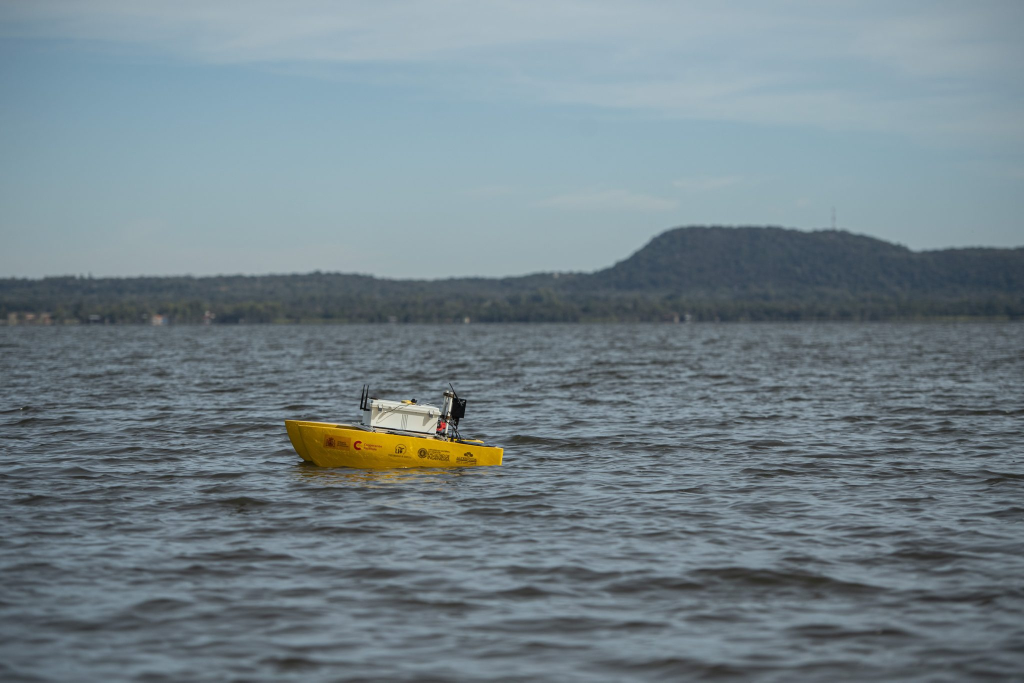
#> input picture img/barco.jpg, 2048 x 1365 px (shown at 1/2 size); its folder holds 5 pictures in this run
$ python deteccion_color.py
#> lines starting #> are read from the running program, lines starting #| are printed output that depends on the picture; after the words box and inside, x2 and y2 are one past the last pixel; in counts of white or black regions, pixels touching at a corner belong together
import cv2
from os.path import abspath,dirname,join
from sys import argv
import numpy as np

# Función para procesar la imagen y detectar un rango de colores
def detectar_color(imagen, rango_color):
    """Busca obstáculos verificando que los colores en la imagen no están en un rango
    conocido que corresponde al paisaje.
    Para la búsqueda se utilizaron paisajes con brillo, con atardeceres, normales.
    Se buscó el histograma de colores de cada uno y se comparó.

    Args:
        imagen (cv2.Image): Imagen que se desea analizar
        rango_color (): Rango de colores correspondiente a los obstáculos

    Returns:
        resultado: Retorna la imagen del color
    """
    hsv = cv2.cvtColor(imagen, cv2.COLOR_BGR2HSV)

    # Definir un rango de colores en formato HSV
    rango_bajo = np.array(rango_color[0])
    rango_alto = np.array(rango_color[1])
    mascara = cv2.inRange(hsv, rango_bajo, rango_alto)

    # Aplicar la máscara a la imagen original
    resultado = cv2.bitwise_and(imagen, imagen, mask=mascara)

    return resultado

if __name__ == "__main__":
    # Capturar imagen de la cámara (reemplazar con tu propia lógica para obtener imágenes)
    if len(argv)>1:
        filename = join(dirname(dirname(abspath(__file__))),f"img/{argv[1]}")
    else:
        filename = join(dirname(dirname(abspath(__file__))),"img/barco.jpg")

    imagen_camara = cv2.imread(filename)
#> imagen_camara is the input picture: shape (1365, 2048, 3); mean B, G, R 137.2, 130, 114.9
    scale_percent = 40 # percent of original size
    width = int(imagen_camara.shape[1] * scale_percent / 100)
#> width = 819
    height = int(imagen_camara.shape[0] * scale_percent / 100)
#> height = 546
    dim = (width, height)
#> dim = (819, 546)
    imagen_camara = cv2.resize(imagen_camara,dim,interpolation = cv2.INTER_AREA)
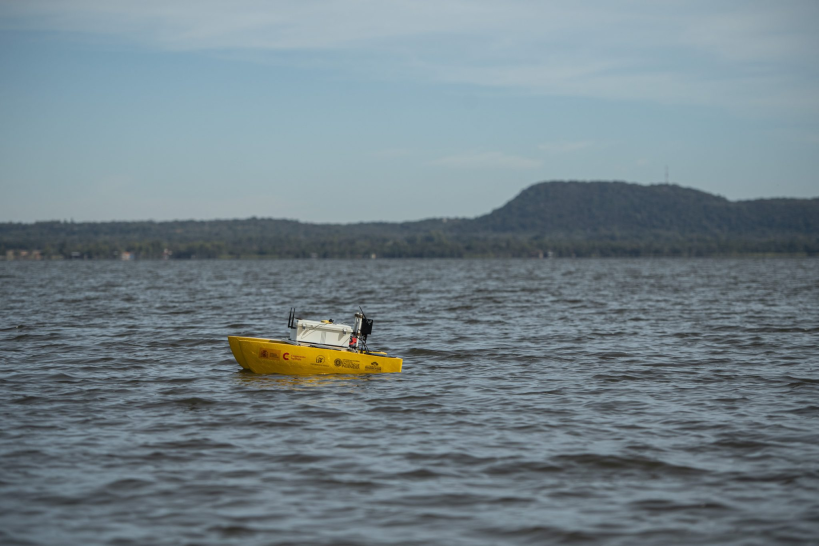
#> imagen_camara: shape (546, 819, 3); mean B, G, R 137.2, 130, 114.9
    # Definir el rango de color (ajustar según el objeto que estás buscando)
    rango_color = [[0, 100, 0], [100, 255, 200]]  # Rango bajo, Rango alto

    hsv = cv2.cvtColor(imagen_camara, cv2.COLOR_BGR2HSV)
#> hsv: shape (546, 819, 3); mean H, S, V 99, 46, 138.9

    # Definir un rango de colores en formato HSV
    rango_bajo = np.array(rango_color[0])
    rango_alto = np.array(rango_color[1])

    mascara = cv2.inRange(hsv, rango_bajo, rango_alto)
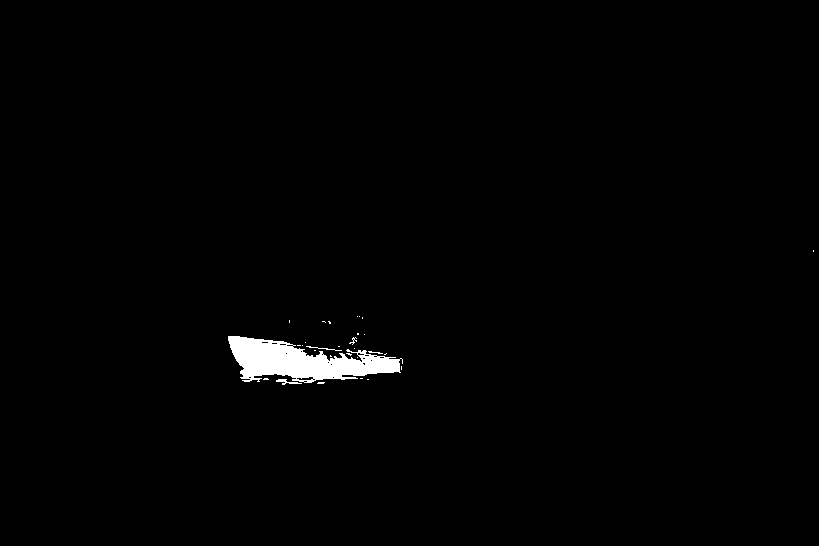
#> mascara: shape (546, 819); 1.1% white; 29 white regions (24 under 20 px), largest, box (x1, y1, x2, y2) and area: (228, 336, 403, 383) 4486, (276, 379, 302, 385) 63, (306, 346, 342, 351) 40, (349, 337, 357, 345) 22, (368, 351, 383, 354) 20

    resultado = cv2.bitwise_and(imagen_camara, imagen_camara, mask=mascara)

    # Horizontally concatenate the 2 images
    img3 = cv2.hconcat([imagen_camara,resultado])
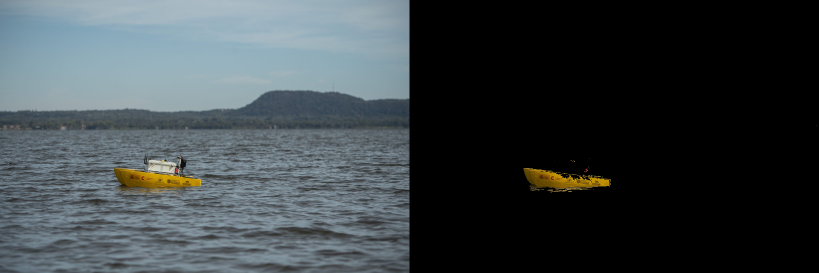
#> img3: shape (546, 1638, 3) (shown at 1/2 size); mean B, G, R 68.7, 65.5, 58.2

    cv2.imshow('Imagen hsv', img3)
    cv2.waitKey(0)
    cv2.destroyAllWindows()
